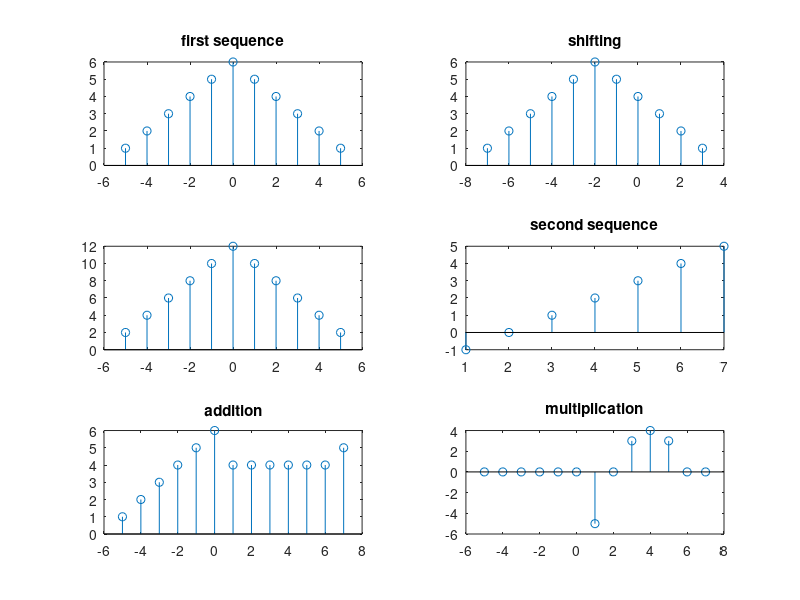

This figure's MATLAB source:
  n1=-5:5;
  x1=[1:6,5:-1:1];
  shift=2;
  subplot(3,2,1);
  stem(n1,x1);
  title("first sequence");
  %shifting
  k=n1-2;
  subplot(3,2,2);
  stem(k,x1);
  title("shifting");
  %scaling
  subplot(3,2,3);
  stem(n1,x1*2);
  x2=[-1:5];
  subplot(3,2,4);
  %second sequence
  n2=1:7;

  stem(n2,x2);
  title("second sequence");
  %addition
   v=min(min(n1),min(n2)):max(max(n1),max(n2));
   y1=zeros(1,length(v));
   y2=zeros(1,length(v));
   y1(v>=min(n1)& v<=max(n1))=x1();
    y2(v>=min(n2)& v<=max(n2))=x2();
    y=y1+y2;
    subplot(3,2,5);
    stem(v,y);
    title("addition");

%multiplicaton
y5=y1.*y2;
subplot(3,2,6);
stem(v,y5);
title("multiplication");
